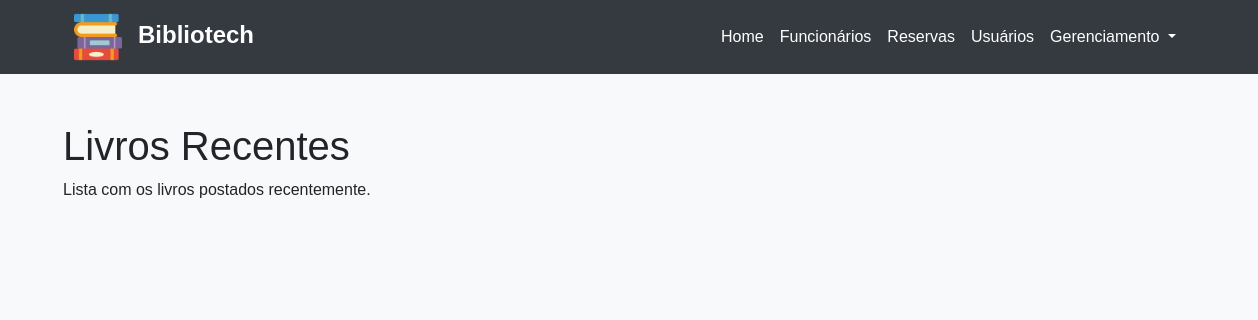
The app's page /, older data.
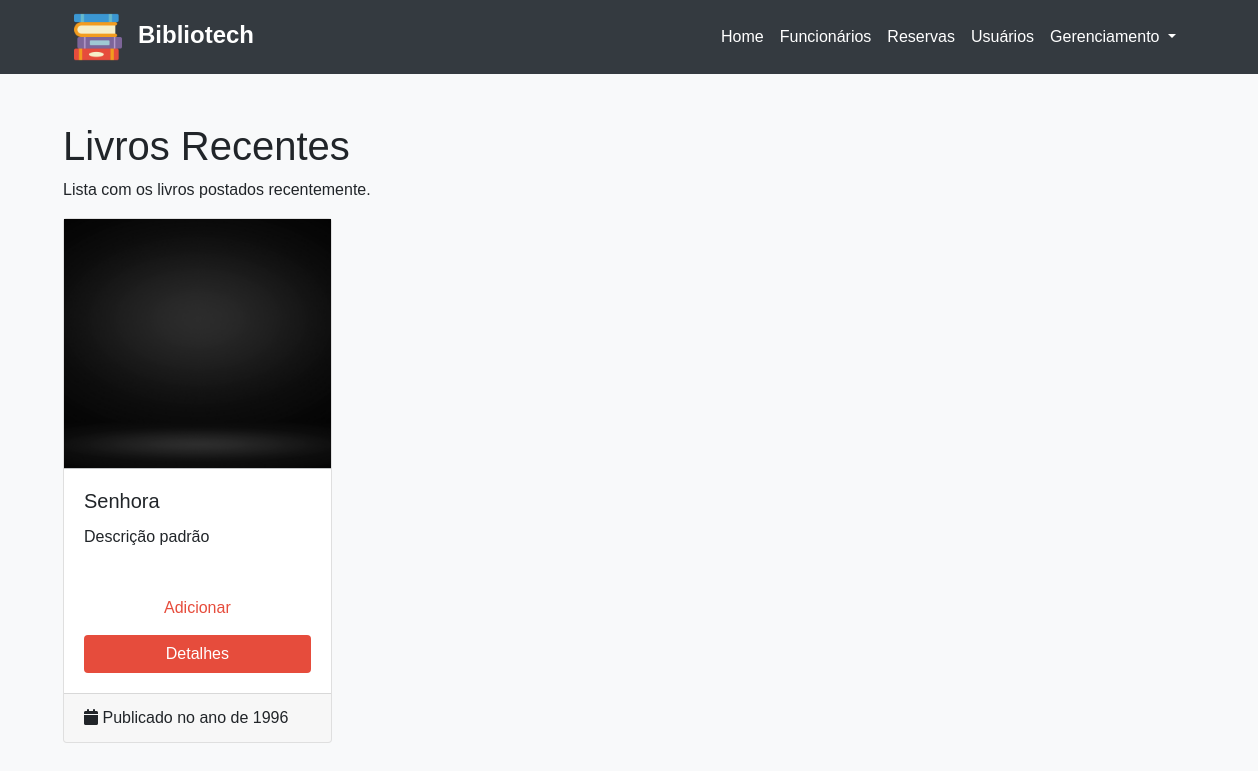
The same page, newer data.
### appmodelo/models.py (models this page shows)
class Livro(models.Model):
    titulo = models.CharField(max_length=100)
    ano_publicacao = models.IntegerField()
    genero = models.CharField(max_length=50)
    editora = models.CharField(max_length=100)
    autor = models.CharField(max_length=100)
    descricao = models.TextField(max_length=250)
    imagem = models.ImageField(upload_to='imgs/', null=True, blank=True)

### appmodelo/views/HomeViews.py (the view)
# urls.py: path('', home, name='home'),
def home(request):
    livros_recentes = Livro.objects.all().order_by('-ano_publicacao')
    return render(request, 'base.html', {'livros_recentes': livros_recentes})

### appmodelo/templates/base.html
{% extends 'Header.html' %} {% block base %} {% load static %}
<div class="base-title">
  <h1>Livros Recentes</h1>
  <p>Lista com os livros postados recentemente.</p>
</div>
<div class="row row-cols-1 row-cols-md-4 g-4 mr-5">
  {% for livro in livros_recentes %}
  <div class="col mb-5">
    <div class="card h-100">
      {% if livro.imagem %}
      <img
        class="img-fluid"
        src="{{ livro.imagem.url }}"
        alt="{{ livro.titulo }} Imagem"
      />
      {% else %}
      <img class="img-fluid" src="{% static 'imgs/card-bg.jpg' %}" alt="" />
      {% endif %}
      <div class="card-body">
        <h5 class="card-title">{{ livro.titulo }}</h5>
        {% if livro.descricao %}
        <p class="card-text">{{ livro.descricao }}</p>
        {% else %}
        <p class="card-text">Descrição não disponível.</p>
        {% endif %}
      </div>
      <div class="card-body">
        <a href="{% url 'novo_livro' %}"
          ><button class="btn btn-card add w-100 mb-2">Adicionar</button></a
        >
        <a href="{% url 'lista_livros' %}"
          ><button class="btn btn-card details w-100">Detalhes</button></a
        >
      </div>
      <div class="card-footer">
        <i class="fa-solid fa-calendar"></i> Publicado no ano de
        {{livro.ano_publicacao }}
      </div>
    </div>
  </div>
  {% endfor %}
</div>
{% endblock %}

Row changes from the older to the newer data that the page shows:
added Livro: titulo "Senhora", descricao "Descrição padrão", ano_publicacao "1996"
